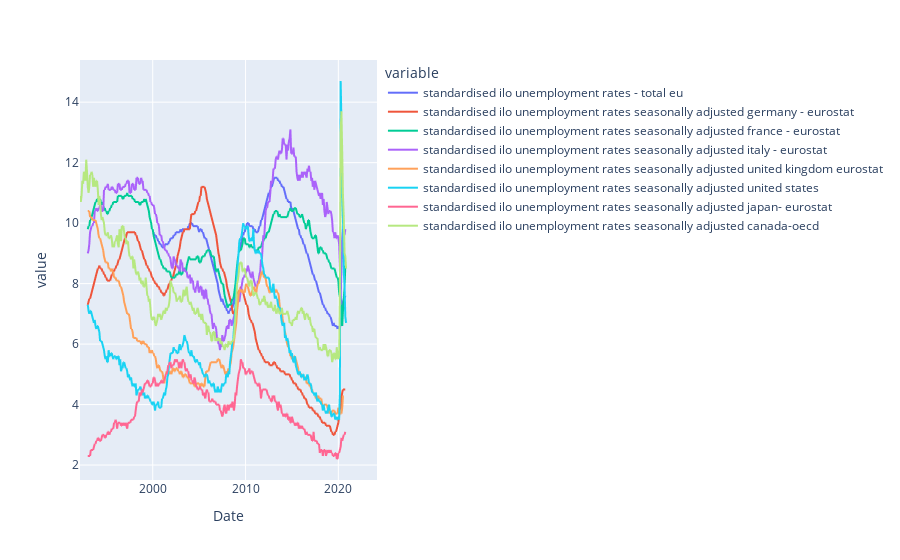

The notebook cell saved with this chart:
### Code cell
lfs_df[unemployment_g7_cols].plot()

### Figure 1 — Plotly figure (JSON) as saved in the notebook; plotly's stock layout.template omitted (floating-point values rounded to 4 significant figures; data arrays with more than 128 entries replaced by an {"elided": "..."} marker saying what was removed)
{"data": [{"hovertemplate": "variable=standardised ilo unemployment rates - total eu<br>Date=%{x}<br>value=%{y}<extra></extra>", "legendgroup": "standardised ilo unemployment rates - total eu", "line": {"color": "#636efa", "dash": "solid"}, "marker": {"symbol": "circle"}, "mode": "lines", "name": "standardised ilo unemployment rates - total eu", "showlegend": true, "type": "scattergl", "x": {"elided": "385 str values"}, "xaxis": "x", "y": {"elided": "385 float values"}, "yaxis": "y"}, {"hovertemplate": "variable=standardised ilo unemployment rates seasonally adjusted germany - eurostat<br>Date=%{x}<br>value=%{y}<extra></extra>", "legendgroup": "standardised ilo unemployment rates seasonally adjusted germany - eurostat", "line": {"color": "#EF553B", "dash": "solid"}, "marker": {"symbol": "circle"}, "mode": "lines", "name": "standardised ilo unemployment rates seasonally adjusted germany - eurostat", "showlegend": true, "type": "scattergl", "x": {"elided": "385 str values"}, "xaxis": "x", "y": {"elided": "385 float values"}, "yaxis": "y"}, {"hovertemplate": "variable=standardised ilo unemployment rates seasonally adjusted france - eurostat<br>Date=%{x}<br>value=%{y}<extra></extra>", "legendgroup": "standardised ilo unemployment rates seasonally adjusted france - eurostat", "line": {"color": "#00cc96", "dash": "solid"}, "marker": {"symbol": "circle"}, "mode": "lines", "name": "standardised ilo unemployment rates seasonally adjusted france - eurostat", "showlegend": true, "type": "scattergl", "x": {"elided": "385 str values"}, "xaxis": "x", "y": {"elided": "385 float values"}, "yaxis": "y"}, {"hovertemplate": "variable=standardised ilo unemployment rates seasonally adjusted italy - eurostat<br>Date=%{x}<br>value=%{y}<extra></extra>", "legendgroup": "standardised ilo unemployment rates seasonally adjusted italy - eurostat", "line": {"color": "#ab63fa", "dash": "solid"}, "marker": {"symbol": "circle"}, "mode": "lines", "name": "standardised ilo unemployment rates seasonally adjusted italy - eurostat", "showlegend": true, "type": "scattergl", "x": {"elided": "385 str values"}, "xaxis": "x", "y": {"elided": "385 float values"}, "yaxis": "y"}, {"hovertemplate": "variable=standardised ilo unemployment rates seasonally adjusted united kingdom eurostat<br>Date=%{x}<br>value=%{y}<extra></extra>", "legendgroup": "standardised ilo unemployment rates seasonally adjusted united kingdom eurostat", "line": {"color": "#FFA15A", "dash": "solid"}, "marker": {"symbol": "circle"}, "mode": "lines", "name": "standardised ilo unemployment rates seasonally adjusted united kingdom eurostat", "showlegend": true, "type": "scattergl", "x": {"elided": "385 str values"}, "xaxis": "x", "y": {"elided": "385 float values"}, "yaxis": "y"}, {"hovertemplate": "variable=standardised ilo unemployment rates seasonally adjusted united states<br>Date=%{x}<br>value=%{y}<extra></extra>", "legendgroup": "standardised ilo unemployment rates seasonally adjusted united states", "line": {"color": "#19d3f3", "dash": "solid"}, "marker": {"symbol": "circle"}, "mode": "lines", "name": "standardised ilo unemployment rates seasonally adjusted united states", "showlegend": true, "type": "scattergl", "x": {"elided": "385 str values"}, "xaxis": "x", "y": {"elided": "385 float values"}, "yaxis": "y"}, {"hovertemplate": "variable=standardised ilo unemployment rates seasonally adjusted japan- eurostat<br>Date=%{x}<br>value=%{y}<extra></extra>", "legendgroup": "standardised ilo unemployment rates seasonally adjusted japan- eurostat", "line": {"color": "#FF6692", "dash": "solid"}, "marker": {"symbol": "circle"}, "mode": "lines", "name": "standardised ilo unemployment rates seasonally adjusted japan- eurostat", "showlegend": true, "type": "scattergl", "x": {"elided": "385 str values"}, "xaxis": "x", "y": {"elided": "385 float values"}, "yaxis": "y"}, {"hovertemplate": "variable=standardised ilo unemployment rates seasonally adjusted canada-oecd<br>Date=%{x}<br>value=%{y}<extra></extra>", "legendgroup": "standardised ilo unemployment rates seasonally adjusted canada-oecd", "line": {"color": "#B6E880", "dash": "solid"}, "marker": {"symbol": "circle"}, "mode": "lines", "name": "standardised ilo unemployment rates seasonally adjusted canada-oecd", "showlegend": true, "type": "scattergl", "x": {"elided": "385 str values"}, "xaxis": "x", "y": {"elided": "385 float values"}, "yaxis": "y"}], "layout": {"legend": {"title": {"text": "variable"}, "tracegroupgap": 0}, "margin": {"t": 60}, "xaxis": {"anchor": "y", "domain": [0, 1], "title": {"text": "Date"}}, "yaxis": {"anchor": "x", "domain": [0, 1], "title": {"text": "value"}}}}
